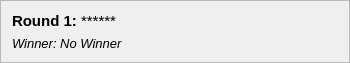
<?xml version="1.0" encoding="UTF-8"?>
<ui version="4.0">
 <class>RoundResultWidget</class>
 <widget class="QFrame" name="RoundResultWidget">
  <property name="geometry">
   <rect>
    <x>0</x>
    <y>0</y>
    <width>350</width>
    <height>60</height>
   </rect>
  </property>
  <property name="windowTitle">
   <string>Frame</string>
  </property>
  <property name="frameShape">
   <enum>QFrame::StyledPanel</enum>
  </property>
  <property name="frameShadow">
   <enum>QFrame::Raised</enum>
  </property>
  <layout class="QVBoxLayout" name="verticalLayout">
   <item>
    <widget class="QLabel" name="round_label">
     <property name="font">
      <font>
       <family>Arial</family>
       <pointsize>11</pointsize>
      </font>
     </property>
     <property name="text">
      <string>&lt;b&gt;Round 1:&lt;/b&gt; ******</string>
     </property>
    </widget>
   </item>
   <item>
    <widget class="QLabel" name="winner_label">
     <property name="font">
      <font>
       <family>Arial</family>
       <pointsize>10</pointsize>
      </font>
     </property>
     <property name="text">
      <string>&lt;i&gt;Winner: No Winner&lt;/i&gt;</string>
     </property>
    </widget>
   </item>
  </layout>
 </widget>
 <resources/>
 <connections/>
</ui> 
